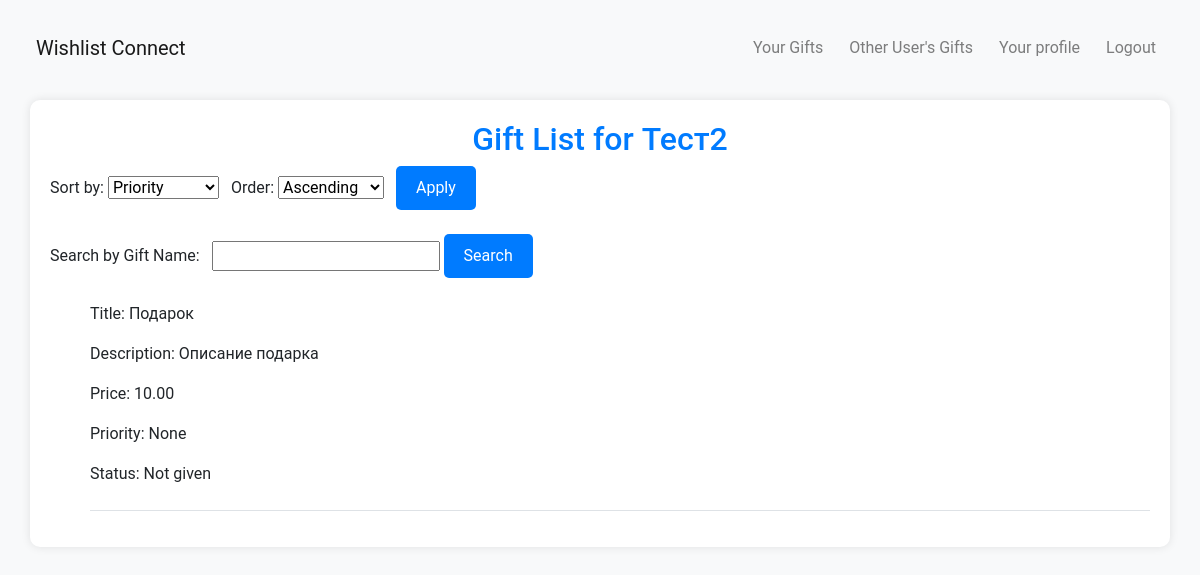
The page /api/other-user-gift-list/4/ (signed in) on the database its author committed.
### api/models.py (models this page shows, shortened)
class Gift(models.Model):
    PRIORITY_CHOICES = [
        ('high', 'High'),
        ('medium', 'Medium'),
        ('low', 'Low'),
        ('none', 'None'),
    ]
    STATUS_CHOICES = [
        ('given', 'Given'),
        ('not given', 'Not given'),
        ('booked', 'Booked'),
    ]
    user = models.ForeignKey(User, on_delete=models.CASCADE)
    title = models.CharField(max_length=255)
    description = models.TextField()
    price = models.DecimalField(max_digits=10, decimal_places=2)
    priority = models.CharField(max_length=10, choices=PRIORITY_CHOICES, default='none')
    status = models.CharField(max_length=10, choices=STATUS_CHOICES, default='not given')
    image = models.ImageField(upload_to='gift_images/', blank=True, null=True)

### api/views.py (the view)
# urls.py: path('other-user-gift-list/<int:user_id>/', other_user_gift_list, name='other-user-gift-list'),
@login_required
def other_user_gift_list(request, user_id):
    other_user = get_object_or_404(User, id=user_id)
    try:
        other_user_profile = UserProfile.objects.get(user=other_user)
    except UserProfile.DoesNotExist:
        return render(request, 'user_not_found_notification.html')
    other_user_profile = UserProfile.objects.get(user=other_user)
    if not other_user_profile.visible:
        return render(request, 'invisible_user_notification.html', {'other_user': other_user})
    sort_options = {
        'priority': 'Priority',
        'title': 'Alphabetical',
        'price': 'Price',
        'status': 'Status',
    }
    sort_by = request.GET.get('sort_by', 'priority')
    order = request.GET.get('order', 'asc')
    gifts = Gift.objects.filter(user=request.user)
    search_query = request.GET.get('search_query', '')
    if search_query:
        gifts = gifts.filter(Q(title__icontains=search_query) | Q(description__icontains=search_query))
    if order == 'desc':
        gifts = gifts.order_by(f'-{sort_by}')
    else:
        gifts = gifts.order_by(sort_by)
    context = {
        'gifts': gifts,
        'sort_by': sort_by,
        'order': order,
        'sort_options': sort_options,
        'other_user': other_user,
        'other_user_profile': other_user_profile,
        'search_query': search_query,
    }
    return render(request, 'other_user_gift_list.html', context)

### templates/other_user_gift_list.html (shortened to what this page needs)
{% extends 'base.html' %}
{% load i18n %}
{% block content %}
    <div class="text-center">
        {% if other_user %}
            <h2>{% trans "Gift List for"%} {{ other_user.username }}</h2>
        {% endif %}
    </div>
    <form method="get" class="mb-4">
        <label for="sort_by">{% trans "Sort by:"%}</label>
        <select name="sort_by" id="sort_by" class="mr-2">
            {% for key, label in sort_options.items %}
                <option value="{{ key }}" {% if key == sort_by %}selected{% endif %}> {{ label }}</option>
            {% endfor %}
        </select>
        <label for="order">{% trans "Order:"%}</label>
        <select name="order" id="order" class="mr-2">
            <option value="asc" {% if order == 'asc' %}selected{% endif %}>{% trans "Ascending"%}</option>
        </select>
        <button type="submit" class="standard-button">{% trans "Apply"%}</button>
    </form>
    <form method="get" action="{% url 'other-user-gift-list' user_id=other_user.id %}" class="mb-4">
        <label for="search_query" class="mr-2">{% trans "Search by Gift Name:" %}</label>
        <input type="text" name="search_query" id="search_query" value="{{ search_query }}">
        <button type="submit" class="standard-button" data-ajax="{% if request.is_ajax %}true{% else %}false{% endif %}">
            {% trans "Search" %}
        </button>
    </form>
    {% if search_query %}
        {% if gifts%}
            <ul>
                {% for gift in gifts %}
                    <div class="mb-4">
                        <p>{% trans "Title:"%} {{ gift.title }}</p>
                        <p>{% trans "Description:"%} {{ gift.description }}</p>
                        <p>{% trans "Price:"%} {{ gift.price }}</p>
                        <p>{% trans "Priority:"%} {{ gift.get_priority_display }}</p>
                        <p>{% trans "Status:"%} {{ gift.get_status_display }}</p>
                    </div>
                    <hr>
                {% endfor %}
            </ul>
        {% else %}
            <p>{% trans "No gifts found." %}</p>
        {% endif %}
    {% else%}
        {% if gifts%}
            <ul>
                {% for gift in gifts %}
                    <div class="mb-4">
                        <p>{% trans "Title:"%} {{ gift.title }}</p>
                        <p>{% trans "Description:"%} {{ gift.description }}</p>
                        <p>{% trans "Price:"%} {{ gift.price }}</p>
                        <p>{% trans "Priority:"%} {{ gift.get_priority_display }}</p>
                        <p>{% trans "Status:"%} {{ gift.get_status_display }}</p>
                    </div>
                    <hr>
                {% endfor %}
            </ul>
        {% else %}
            <p>{% trans "Current user hasn't gifts." %}</p>
        {% endif %}
    {% endif %}
{% endblock %}

### templates/base.html (style rules this page uses)
body { background-color: #f8f9fa; margin: 20px; font-family: 'Roboto', sans-serif; font-size: 16px; }
h1, h2, h3 { color: #007bff; }
.standard-button { background-color: #007bff; color: #fff; border: none; padding: 10px 20px; border-radius: 5px; cursor: pointer; }
hr { border-top: 1px solid #dee2e6; }

### rows shown on the page
Gift: title "Подарок", description "Описание подарка", price "10.00", priority "None", status "Not given"

### other values the page prints
{{ other_user.username }} "Тест2"
form field sort_by "Priority"
